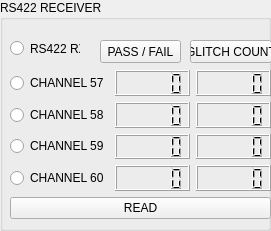
     <widget class="QGroupBox" name="groupBox_6">
      <property name="geometry">
       <rect>
        <x>850</x>
        <y>70</y>
        <width>271</width>
        <height>231</height>
       </rect>
      </property>
      <property name="title">
       <string>RS422 RECEIVER</string>
      </property>
      <widget class="QWidget" name="layoutWidget">
       <property name="geometry">
        <rect>
         <x>10</x>
         <y>70</y>
         <width>261</width>
         <height>149</height>
        </rect>
       </property>
       <layout class="QVBoxLayout" name="verticalLayout_10">
        <item>
         <layout class="QHBoxLayout" name="horizontalLayout_9">
          <item>
           <widget class="QRadioButton" name="rs422_rx_en_57">
            <property name="text">
             <string>CHANNEL 57</string>
            </property>
            <property name="autoExclusive">
             <bool>false</bool>
            </property>
           </widget>
          </item>
          <item>
           <widget class="QLCDNumber" name="RS422_freq_57"/>
          </item>
          <item>
           <widget class="QLCDNumber" name="RS422_glitch_cnt_57"/>
          </item>
         </layout>
        </item>
        <item>
         <layout class="QHBoxLayout" name="horizontalLayout_18">
          <item>
           <widget class="QRadioButton" name="rs422_rx_en_58">
            <property name="text">
             <string>CHANNEL 58</string>
            </property>
            <property name="autoExclusive">
             <bool>false</bool>
            </property>
           </widget>
          </item>
          <item>
           <widget class="QLCDNumber" name="RS422_freq_58"/>
          </item>
          <item>
           <widget class="QLCDNumber" name="RS422_glitch_cnt_58"/>
          </item>
         </layout>
        </item>
        <item>
         <layout class="QHBoxLayout" name="horizontalLayout_19">
          <item>
           <widget class="QRadioButton" name="rs422_rx_en_59">
            <property name="text">
             <string>CHANNEL 59</string>
            </property>
            <property name="autoExclusive">
             <bool>false</bool>
            </property>
           </widget>
          </item>
          <item>
           <widget class="QLCDNumber" name="RS422_freq_59"/>
          </item>
          <item>
           <widget class="QLCDNumber" name="RS422_glitch_cnt_59"/>
          </item>
         </layout>
        </item>
        <item>
         <layout class="QHBoxLayout" name="horizontalLayout_20">
          <item>
           <widget class="QRadioButton" name="rs422_rx_en_60">
            <property name="text">
             <string>CHANNEL 60</string>
            </property>
            <property name="autoExclusive">
             <bool>false</bool>
            </property>
           </widget>
          </item>
          <item>
           <widget class="QLCDNumber" name="RS422_freq_60"/>
          </item>
          <item>
           <widget class="QLCDNumber" name="RS422_glitch_cnt_60"/>
          </item>
         </layout>
        </item>
        <item>
         <widget class="QPushButton" name="RS422_rx_read">
          <property name="text">
           <string>READ</string>
          </property>
         </widget>
        </item>
       </layout>
      </widget>
      <widget class="QPushButton" name="status4">
       <property name="geometry">
        <rect>
         <x>100</x>
         <y>40</y>
         <width>81</width>
         <height>23</height>
        </rect>
       </property>
       <property name="text">
        <string>PASS / FAIL</string>
       </property>
      </widget>
      <widget class="QPushButton" name="glitch4">
       <property name="geometry">
        <rect>
         <x>190</x>
         <y>40</y>
         <width>82</width>
         <height>23</height>
        </rect>
       </property>
       <property name="text">
        <string>GLITCH COUNT</string>
       </property>
      </widget>
      <widget class="QRadioButton" name="rs422_rx_en">
       <property name="geometry">
        <rect>
         <x>10</x>
         <y>40</y>
         <width>70</width>
         <height>17</height>
        </rect>
       </property>
       <property name="text">
        <string>RS422 RX</string>
       </property>
       <property name="autoExclusive">
        <bool>false</bool>
       </property>
      </widget>
     </widget>
